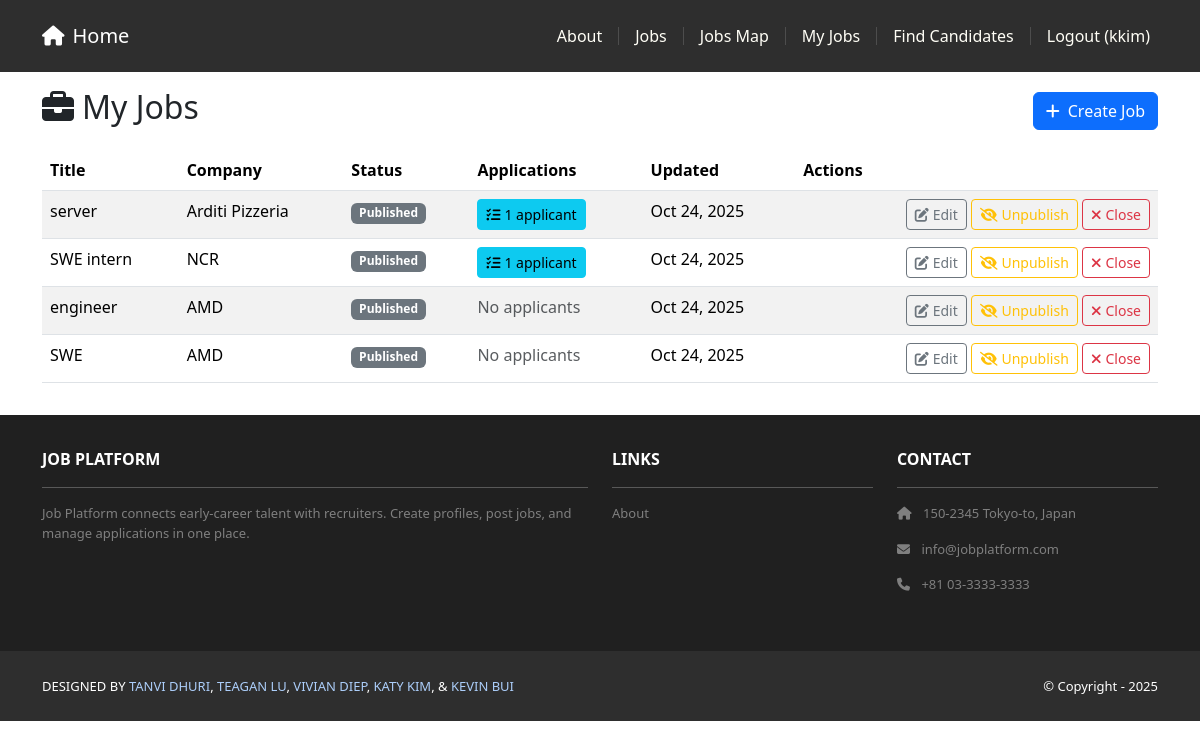
/jobs/recruiter/ (signed in), run on the app's committed database.
### jobs/models.py (models this page shows, shortened)
class Job(models.Model):
    objects = JobManager()
    class Status(models.TextChoices):
        DRAFT = 'draft', 'Draft'
        PUBLISHED = 'published', 'Published'
        CLOSED = 'closed', 'Closed'
    class EmploymentType(models.TextChoices):
        FULL_TIME = 'full_time', 'Full-time'
        PART_TIME = 'part_time', 'Part-time'
        CONTRACT = 'contract', 'Contract'
        INTERNSHIP = 'internship', 'Internship'
        TEMPORARY = 'temporary', 'Temporary'
        OTHER = 'other', 'Other'
    class WorkMode(models.TextChoices):
        REMOTE = 'remote', 'Remote'
        HYBRID = 'hybrid', 'Hybrid'
        ON_SITE = 'on_site', 'On-site'
    company = models.ForeignKey(Company, on_delete=models.PROTECT, related_name='jobs')
    title = models.CharField(max_length=255)
    description = models.TextField()
    required_skills = models.TextField(blank=True, help_text='Required skills (one per line or comma-separated)')
    employment_type = models.CharField(max_length=20, choices=EmploymentType.choices)
    work_mode = models.CharField(max_length=20, choices=WorkMode.choices)
    visa_required = models.BooleanField(default=False)
    salary_min = models.DecimalField(max_digits=12, decimal_places=2, null=True, blank=True)
    salary_max = models.DecimalField(max_digits=12, decimal_places=2, null=True, blank=True)
    currency = models.CharField(max_length=3, default='USD')
    office_location = models.ForeignKey(OfficeLocation, on_delete=models.SET_NULL, null=True, blank=True)
    status = models.CharField(max_length=12, choices=Status.choices, default=Status.DRAFT)
    slug = models.SlugField(max_length=300, unique=True, blank=True)
    posted_by = models.ForeignKey(settings.AUTH_USER_MODEL, on_delete=models.PROTECT, related_name='posted_jobs')
    published_at = models.DateTimeField(null=True, blank=True)
    unpublished_at = models.DateTimeField(null=True, blank=True)
    created_at = models.DateTimeField(auto_now_add=True)
    updated_at = models.DateTimeField(auto_now=True)

### companies/models.py (models this page shows, shortened)
class Company(models.Model):
    name = models.CharField(max_length=255, unique=True)
    website = models.URLField(blank=True)
    description = models.TextField(blank=True)

### jobs/views.py (the view)
# urls.py: path('recruiter/', views.JobMyListView.as_view(), name='my_list'),
class JobMyListView(LoginRequiredMixin, RecruiterRequiredMixin, ListView):
    model = Job
    template_name = 'jobs/my_list.html'
    context_object_name = 'jobs'
    def get_queryset(self):
        return Job.objects.filter(posted_by=self.request.user).select_related('company')\
            .order_by('-updated_at')

### accounts/templatetags/account_tags.py (called while the page is built)
@register.filter(name='has_group')
def has_group(user, group_name: str) -> bool:
    if not getattr(user, 'is_authenticated', False):
        return False
    return user.groups.filter(name=group_name).exists() or getattr(user, 'is_superuser', False)

### jobs/manager.py (called while the page is built)
    def get_queryset(self):
        return JobQuerySet(self.model, using=self._db)

### jobs/views.py (called while the page is built)
def is_admin(user):
    return user.is_superuser or user.groups.filter(name='admin').exists()

    def test_func(self):
        return is_admin(self.request.user) or is_recruiter(self.request.user)

### jobs/templates/jobs/my_list.html
{% extends 'base.html' %}
{% block content %}
<div class="p-3">
  <div class="container">
    <div class="d-flex justify-content-between align-items-center mb-3">
      <h2><i class="fas fa-briefcase me-2"></i>My Jobs</h2>
      <a class="btn btn-primary" href="{% url 'jobs:create' %}">
        <i class="fas fa-plus me-2"></i>Create Job
      </a>
    </div>
    <table class="table table-striped">
      <thead>
        <tr>
          <th>Title</th>
          <th>Company</th>
          <th>Status</th>
          <th>Applications</th>
          <th>Updated</th>
          <th>Actions</th>
        </tr>
      </thead>
      <tbody>
        {% for job in jobs %}
          <tr>
            <td>{{ job.title }}</td>
            <td>{{ job.company.name }}</td>
            <td><span class="badge bg-secondary">{{ job.get_status_display }}</span></td>
            <td>
              {% if job.applications.count > 0 %}
                <a href="{% url 'jobs:kanban_board' job.pk %}" class="btn btn-sm btn-info">
                  <i class="fas fa-tasks me-1"></i>{{ job.applications.count }} applicant{{ job.applications.count|pluralize }}
                </a>
              {% else %}
                <span class="text-muted">No applicants</span>
              {% endif %}
            </td>
            <td>{{ job.updated_at|date:"M d, Y" }}</td>
            <td class="text-end">
              <a class="btn btn-sm btn-outline-secondary" href="{% url 'jobs:edit' job.pk %}">
                <i class="fas fa-edit me-1"></i>Edit
              </a>
              {% if job.status == 'published' %}
                <form method="post" action="{% url 'jobs:unpublish' job.pk %}" style="display:inline">{% csrf_token %}
                  <button class="btn btn-sm btn-outline-warning" type="submit">
                    <i class="fas fa-eye-slash me-1"></i>Unpublish
                  </button>
                </form>
              {% else %}
                <form method="post" action="{% url 'jobs:publish' job.pk %}" style="display:inline">{% csrf_token %}
                  <button class="btn btn-sm btn-outline-success" type="submit">
                    <i class="fas fa-check me-1"></i>Publish
                  </button>
                </form>
              {% endif %}
              <form method="post" action="{% url 'jobs:close' job.pk %}" style="display:inline">{% csrf_token %}
                <button class="btn btn-sm btn-outline-danger" type="submit">
                  <i class="fas fa-times me-1"></i>Close
                </button>
              </form>
            </td>
          </tr>
        {% empty %}
          <tr><td colspan="6" class="text-center">No jobs yet. <a href="{% url 'jobs:create' %}">Create your first job</a></td></tr>
        {% endfor %}
      </tbody>
    </table>
  </div>
</div>
{% endblock content %}

### jobsearchplatform/templates/base.html (shortened to what this page needs)
<!DOCTYPE html>
<html>
    {% load static %}
  {% load account_tags %}
    <head>
        <link href = "https://cdn.jsdelivr.net/npm/bootstrap@5.3.3/dist/css/bootstrap.min.css" rel="stylesheet">
        <link rel= "stylesheet" href="https://cdnjs.cloudflare.com/ajax/libs/font-awesome/6.1.1/css/all.min.css">
        <link rel="stylesheet" type="text/css" href="{% static 'css/style.css' %}">
    </head>
    <body>
        <nav class="p-3 navbar navbar-dark bg-dark
        navbar-expand-lg">
     <div class="container">
       <a class="navbar-brand"
          href="{% url 'home.index' %}">
          <i class="fas fa-home me-2"></i>Home
       </a>
       <div class="collapse navbar-collapse"
            id="navbarNavAltMarkup">
         <div class="navbar-nav ms-auto navbar-ml">
           <a class="nav-link" href="{% url 'home.about' %}">About</a>
           {% if user.is_authenticated %}
             <a class="nav-link" href="{% url 'jobs:public_list' %}">Jobs</a>
             <a class="nav-link" href="{% url 'jobs:job_map' %}">Jobs Map</a>
             {% load account_tags %}
             {% if user|has_group:'recruiter' %}
               <a class="nav-link" href="{% url 'jobs:my_list' %}">My Jobs</a>
               <a class="nav-link" href="{% url 'jobs:candidate_search' %}">Find Candidates</a>
             {% endif %}
             <a class="nav-link" href="{% url 'accounts:logout' %}">Logout ({{ user.username }})</a>
           {% else %}
             <a class="nav-link" href="{% url 'accounts:login' %}">Login</a>
             <span class="nav-separator"></span>
             <a class="nav-link" href="{% url 'accounts:signup' %}">Sign Up</a>
           {% endif %}
         </div>
       </div>
     </div>
   </nav>
        <div>
            {% block content %}
            {% endblock content %}
        </div>
        <section class="p-3 ms-footer d-none d-md-block">
            <div class="container">
              <div class="row mt-3 text-white">
                <div class="col-md-6 col-lg-6 col-xl-6
                     mx-auto mb-4">
                  <b>JOB PLATFORM</b>
                  <hr />
                  <p>
                    Job Platform connects early‑career talent with recruiters.
                    Create profiles, post jobs, and manage applications in one place.
                  </p>
                </div>
                <div class="col-md-3 col-lg-3 col-xl-3
                     mx-auto mb-4">
                  <b>LINKS</b>
                  <hr />
                  <p><a class="nav-link"
                    href="{% url 'home.about' %}">
                    About
                  </a></p>
                </div>
                <div class="col-md-3 col-lg-3 col-xl-3 mx-auto
                     mb-4">
                  <b>CONTACT</b>
                  <hr />
                  <p><i class="fas fa-home me-2"></i>
                    150-2345 Tokyo-to, Japan
                  </p>
                  <p><i class="fas fa-envelope me-2"></i>
                    info@jobplatform.com
                  </p>
                  <p><i class="fas fa-phone me-2"></i>
                    +81 03-3333-3333
                  </p>
                </div>
              </div>
            </div>
          </section>
          <section class="p-3 ms-footer-bottom bg-dark">
            <div class="container d-flex
                 justify-content-between">
              <div class="me-5 text-white">
                <span>DESIGNED BY
                  <a href="https://www.x.com/danielgarax"
                  target="_blank">TANVI DHURI</a>,
                  <a href="https://www.x.com/greglim81"
                  target="_blank">TEAGAN LU</a>,
                  <a href="https://www.x.com/danielgarax"
                  target="_blank">VIVIAN DIEP</a>,
                  <a href="https://www.x.com/greglim81"
                  target="_blank">KATY KIM</a>, &
                  <a href="https://www.x.com/greglim81"
                  target="_blank">KEVIN BUI</a>
                </span>
              </div>
              <div class="text-white">
                <span>© Copyright - 2025</span>
              </div>
            </div>
          </section>
    </body>
</html>

### jobsearchplatform/static/css/style.css (style rules this page uses)
.navbar a.nav-link { color: #FFFEF6 !important; }
.navbar .navbar-nav { align-items: center; display: flex; }
.bg-dark { background-color: #2E2E2E !important; }
.ms-footer { background-color: #202020; }
.ms-footer p { color: #7F7F7F; font-size: 13px; }
.ms-footer-bottom span { font-size: 13px; line-height: 38px; }
.ms-footer-bottom a { color: rgb(172, 206, 250); text-decoration: none; }

### data on the page
Job: title "server", company.name "Arditi Pizzeria", status "Published", applications.count "1", updated_at "Oct 24, 2025", shows "Unpublish"
Job: title "SWE intern", company.name "NCR", status "Published", applications.count "1", updated_at "Oct 24, 2025", shows "Unpublish"
Job: title "engineer", company.name "AMD", status "Published", shows "No applicants", updated_at "Oct 24, 2025", shows "Unpublish"
Job: title "SWE", company.name "AMD", status "Published", shows "No applicants", updated_at "Oct 24, 2025", shows "Unpublish"

### other printed values
{{ user.username }} "kkim"
